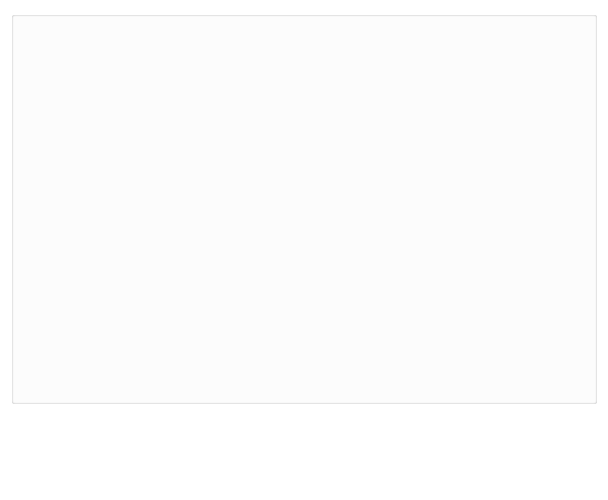
<?xml version="1.0" encoding="UTF-8"?>
<ui version="4.0">
 <class>theme_window</class>
 <widget class="QDialog" name="theme_window">
  <property name="windowModality">
   <enum>Qt::NonModal</enum>
  </property>
  <property name="geometry">
   <rect>
    <x>0</x>
    <y>0</y>
    <width>608</width>
    <height>500</height>
   </rect>
  </property>
  <property name="minimumSize">
   <size>
    <width>400</width>
    <height>500</height>
   </size>
  </property>
  <property name="maximumSize">
   <size>
    <width>608</width>
    <height>500</height>
   </size>
  </property>
  <property name="windowTitle">
   <string>Wybierz motyw</string>
  </property>
  <property name="windowOpacity">
   <double>1.000000000000000</double>
  </property>
  <property name="styleSheet">
   <string notr="true">QDialog{background-color:white}</string>
  </property>
  <property name="sizeGripEnabled">
   <bool>false</bool>
  </property>
  <property name="modal">
   <bool>true</bool>
  </property>
  <layout class="QGridLayout" name="gridLayout_2">
   <item row="0" column="0">
    <widget class="QGroupBox" name="groupBox">
     <property name="title">
      <string notr="true"/>
     </property>
     <layout class="QGridLayout" name="gridLayout">
      <item row="1" column="0">
       <widget class="QPushButton" name="push1Theme">
        <property name="sizePolicy">
         <sizepolicy hsizetype="Minimum" vsizetype="Minimum">
          <horstretch>0</horstretch>
          <verstretch>0</verstretch>
         </sizepolicy>
        </property>
        <property name="minimumSize">
         <size>
          <width>280</width>
          <height>180</height>
         </size>
        </property>
        <property name="maximumSize">
         <size>
          <width>280</width>
          <height>180</height>
         </size>
        </property>
        <property name="cursor">
         <cursorShape>PointingHandCursor</cursorShape>
        </property>
        <property name="styleSheet">
         <string notr="true">#push1Theme {
background-color: transparent;
border-image:url(:/themes/themes/Flat/themeFlatNop.jpg);
background: none;
border: none;
background-repeat: none;
}
#push1Theme:checked
{
border-image:url(:/themes/themes/Flat/themeFlatHover.png);
}


</string>
        </property>
        <property name="text">
         <string/>
        </property>
        <property name="checkable">
         <bool>true</bool>
        </property>
        <property name="checked">
         <bool>false</bool>
        </property>
        <property name="autoRepeat">
         <bool>false</bool>
        </property>
        <property name="autoExclusive">
         <bool>true</bool>
        </property>
        <property name="autoDefault">
         <bool>true</bool>
        </property>
        <property name="flat">
         <bool>false</bool>
        </property>
       </widget>
      </item>
      <item row="0" column="0">
       <widget class="QPushButton" name="push3Theme">
        <property name="sizePolicy">
         <sizepolicy hsizetype="Minimum" vsizetype="Minimum">
          <horstretch>0</horstretch>
          <verstretch>0</verstretch>
         </sizepolicy>
        </property>
        <property name="minimumSize">
         <size>
          <width>280</width>
          <height>180</height>
         </size>
        </property>
        <property name="maximumSize">
         <size>
          <width>280</width>
          <height>180</height>
         </size>
        </property>
        <property name="cursor">
         <cursorShape>PointingHandCursor</cursorShape>
        </property>
        <property name="styleSheet">
         <string notr="true">#push3Theme {
background-color: transparent;
border-image:url(:/themes/themes/Win95/themeWin95Nop.jpg);
background: none;
border: none;
background-repeat: none;
}
#push3Theme:checked
{
border-image:url(:/themes/themes/Win95/themeWin95Hover.png);
}
</string>
        </property>
        <property name="text">
         <string/>
        </property>
        <property name="checkable">
         <bool>true</bool>
        </property>
        <property name="checked">
         <bool>false</bool>
        </property>
        <property name="autoExclusive">
         <bool>true</bool>
        </property>
       </widget>
      </item>
      <item row="0" column="1">
       <widget class="QPushButton" name="push2Theme">
        <property name="sizePolicy">
         <sizepolicy hsizetype="Minimum" vsizetype="Minimum">
          <horstretch>0</horstretch>
          <verstretch>0</verstretch>
         </sizepolicy>
        </property>
        <property name="minimumSize">
         <size>
          <width>280</width>
          <height>180</height>
         </size>
        </property>
        <property name="maximumSize">
         <size>
          <width>280</width>
          <height>180</height>
         </size>
        </property>
        <property name="cursor">
         <cursorShape>PointingHandCursor</cursorShape>
        </property>
        <property name="styleSheet">
         <string notr="true">#push2Theme {
background-color: transparent;
border-image:url(:/themes/themes/Draft/themeDraftNop.jpg);
background: none;
border: none;
background-repeat: none;
}
#push2Theme:checked
{
border-image:url(:/themes/themes/Draft/themeDraftHover.png);
}
</string>
        </property>
        <property name="text">
         <string/>
        </property>
        <property name="checkable">
         <bool>true</bool>
        </property>
        <property name="autoExclusive">
         <bool>true</bool>
        </property>
       </widget>
      </item>
      <item row="1" column="1">
       <widget class="QPushButton" name="push4Theme">
        <property name="sizePolicy">
         <sizepolicy hsizetype="Minimum" vsizetype="Minimum">
          <horstretch>0</horstretch>
          <verstretch>0</verstretch>
         </sizepolicy>
        </property>
        <property name="minimumSize">
         <size>
          <width>280</width>
          <height>180</height>
         </size>
        </property>
        <property name="maximumSize">
         <size>
          <width>280</width>
          <height>180</height>
         </size>
        </property>
        <property name="cursor">
         <cursorShape>PointingHandCursor</cursorShape>
        </property>
        <property name="styleSheet">
         <string notr="true">#push4Theme {
background-color: transparent;
border-image:url(:/themes/themes/Default/themeDefaultNop.jpg);
background: none;
border: none;
background-repeat: none;
}
#push4Theme:checked
{
border-image:url(:/themes/themes/Default/themeDefaultHover.png);
}

</string>
        </property>
        <property name="text">
         <string/>
        </property>
        <property name="checkable">
         <bool>true</bool>
        </property>
        <property name="checked">
         <bool>true</bool>
        </property>
        <property name="autoExclusive">
         <bool>true</bool>
        </property>
       </widget>
      </item>
     </layout>
     <zorder>push4Theme</zorder>
     <zorder>push1Theme</zorder>
     <zorder>push2Theme</zorder>
     <zorder>push3Theme</zorder>
    </widget>
   </item>
   <item row="1" column="0">
    <widget class="QFrame" name="frame">
     <property name="frameShape">
      <enum>QFrame::NoFrame</enum>
     </property>
     <property name="frameShadow">
      <enum>QFrame::Raised</enum>
     </property>
     <widget class="QPushButton" name="pushOkTheme">
      <property name="geometry">
       <rect>
        <x>180</x>
        <y>20</y>
        <width>100</width>
        <height>40</height>
       </rect>
      </property>
      <property name="minimumSize">
       <size>
        <width>100</width>
        <height>40</height>
       </size>
      </property>
      <property name="maximumSize">
       <size>
        <width>100</width>
        <height>40</height>
       </size>
      </property>
      <property name="styleSheet">
       <string notr="true">#pushOkTheme {
background-color: transparent;
border-image: url(:/buttons/okOptionsNop.png);
background: none;
border: none;
background-repeat: none;
}
#pushOkTheme:pressed
{
border-image:url(:/buttons/okOptionsPressed.png);
}
#pushOkTheme:hover
{
border-image: url(:/buttons/okOptionsPressed.png);
}</string>
      </property>
      <property name="text">
       <string/>
      </property>
     </widget>
     <widget class="QPushButton" name="pushCancelTheme">
      <property name="geometry">
       <rect>
        <x>310</x>
        <y>20</y>
        <width>100</width>
        <height>40</height>
       </rect>
      </property>
      <property name="minimumSize">
       <size>
        <width>100</width>
        <height>40</height>
       </size>
      </property>
      <property name="maximumSize">
       <size>
        <width>100</width>
        <height>40</height>
       </size>
      </property>
      <property name="styleSheet">
       <string notr="true">#pushCancelTheme {
background-color: transparent;
border-image: url(:/buttons/cancelOptionsNop.png);
background: none;
border: none;
background-repeat: none;
}
#pushCancelTheme:pressed
{
border-image:url(:/buttons/cancelOptionsPressed.png);
}
#pushCancelTheme:hover
{
border-image: url(:/buttons/cancelOptionsPressed.png);
}</string>
      </property>
      <property name="text">
       <string/>
      </property>
     </widget>
    </widget>
   </item>
  </layout>
 </widget>
 <resources/>
 <connections/>
</ui>
